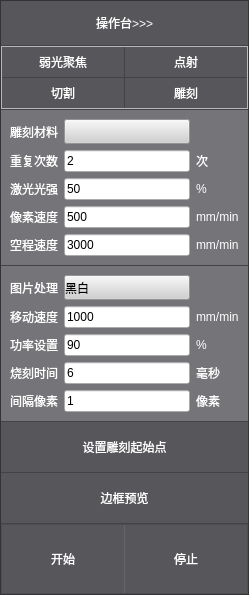
<?xml version="1.0" encoding="UTF-8"?>
<ui version="4.0">
 <class>BC_ExpertForm</class>
 <widget class="QWidget" name="BC_ExpertForm">
  <property name="geometry">
   <rect>
    <x>0</x>
    <y>0</y>
    <width>249</width>
    <height>595</height>
   </rect>
  </property>
  <property name="focusPolicy">
   <enum>Qt::ClickFocus</enum>
  </property>
  <property name="windowTitle">
   <string>Form</string>
  </property>
  <layout class="QVBoxLayout" name="verticalLayout">
   <property name="spacing">
    <number>0</number>
   </property>
   <property name="leftMargin">
    <number>0</number>
   </property>
   <property name="topMargin">
    <number>0</number>
   </property>
   <property name="rightMargin">
    <number>0</number>
   </property>
   <property name="bottomMargin">
    <number>0</number>
   </property>
   <item>
    <widget class="QFrame" name="framePannel">
     <property name="styleSheet">
      <string notr="true">QFrame#framePannel {
	
	background-color: rgb(67, 66, 71);
}

QFrame#framePannel QLabel{	
	color: rgb(255, 255, 255);
	font: 9pt &quot;微软雅黑&quot;;
}
QFrame#framePannel QProgressBar{	
	color: rgb(255, 255, 255);
	font: 9pt &quot;微软雅黑&quot;;
}
QFrame#framePrint{
	
	background-color: rgb(101, 101, 101);
}
QFrame#frameControl{
	border:none;
	background-color: rgb(117, 117, 121);
}
QFrame#frameCarving{
	border:none;
	background-color: rgb(117, 117, 121);
}
QFrame#frameOperation{
	border:none;
	background-color: rgb(117, 117, 121);
}

QSlider {
	max-width:50px;
    padding: 2px;
    height: 40px;
	background-color: rgb(87, 87, 91);
	
	font: 9pt &quot;微软雅黑&quot;;
	color: rgb(255, 255, 255);
}

QSlider::groove:horizontal {
    subcontrol-origin: content;
    
	background-color: rgb(87, 87, 91);
    height: 26px;
}

QSlider::handle:horizontal {
    background-color: rgb(250, 250, 250);
    width: 26px;
	height:26px;
    border-radius: 13px;
    
}

QSlider::sub-page:horizontal {
    
	background-color: rgb(126, 126, 126);
    margin: 1px;
    border-radius: 5px;
}

QSlider::add-page:horizontal {
    background-color: rgb(126, 126, 126);
    margin: 1px;
    border-radius: 5px;
}



QFrame#framePannel QPushButton{
	border:none;
	
	background-color: rgb(87, 86, 91);
	color: rgb(255, 255, 255);
	font: 9pt &quot;微软雅黑&quot;;
}



QFrame#framePannel QPushButton:hover{
	border:none;
	color: rgb(255, 255, 255);
	font: 9pt &quot;微软雅黑&quot;;
	background-color: rgb(107, 106, 101);
}
QFrame#framePannel QPushButton:pressed{
	border:none;
	color: rgb(255, 255, 255);
	font: 9pt &quot;微软雅黑&quot;;
	background-color: rgb(59, 58, 63);
}
QFrame#framePannel QPushButton:disabled{
	border:none;
	color: rgb(255, 255, 255);
	font: 9pt &quot;微软雅黑&quot;;
	background-color: rgb(130, 130, 130);
}


QComboBox
{
	background-color: rgb(207, 207, 208);
    spacing: 5px; /* indicator 和 text 的间隔 */
}
QComboBox::drop-down {
    subcontrol-origin: padding;
    subcontrol-position: top right;
    width: 20px;
	border:none;
	padding:3px;
}

QComboBox::down-arrow {
    
	image: url(:/Source/icon/dropdown.png);
}

</string>
     </property>
     <property name="frameShape">
      <enum>QFrame::StyledPanel</enum>
     </property>
     <property name="frameShadow">
      <enum>QFrame::Raised</enum>
     </property>
     <layout class="QVBoxLayout" name="verticalLayout_2" stretch="7,10,24,24,5,5,11">
      <property name="spacing">
       <number>1</number>
      </property>
      <property name="leftMargin">
       <number>0</number>
      </property>
      <property name="topMargin">
       <number>0</number>
      </property>
      <property name="rightMargin">
       <number>0</number>
      </property>
      <property name="bottomMargin">
       <number>0</number>
      </property>
      <item>
       <widget class="QFrame" name="frameOperation">
        <property name="sizePolicy">
         <sizepolicy hsizetype="Preferred" vsizetype="Expanding">
          <horstretch>0</horstretch>
          <verstretch>0</verstretch>
         </sizepolicy>
        </property>
        <property name="frameShape">
         <enum>QFrame::StyledPanel</enum>
        </property>
        <property name="frameShadow">
         <enum>QFrame::Raised</enum>
        </property>
        <layout class="QHBoxLayout" name="horizontalLayout_2">
         <property name="spacing">
          <number>0</number>
         </property>
         <property name="leftMargin">
          <number>0</number>
         </property>
         <property name="topMargin">
          <number>0</number>
         </property>
         <property name="rightMargin">
          <number>0</number>
         </property>
         <property name="bottomMargin">
          <number>0</number>
         </property>
         <item>
          <widget class="QPushButton" name="btnOpenPanel">
           <property name="sizePolicy">
            <sizepolicy hsizetype="Minimum" vsizetype="Expanding">
             <horstretch>0</horstretch>
             <verstretch>0</verstretch>
            </sizepolicy>
           </property>
           <property name="minimumSize">
            <size>
             <width>0</width>
             <height>0</height>
            </size>
           </property>
           <property name="text">
            <string>操作台&gt;&gt;&gt;</string>
           </property>
          </widget>
         </item>
        </layout>
       </widget>
      </item>
      <item>
       <widget class="QFrame" name="frame">
        <property name="sizePolicy">
         <sizepolicy hsizetype="Preferred" vsizetype="Expanding">
          <horstretch>0</horstretch>
          <verstretch>0</verstretch>
         </sizepolicy>
        </property>
        <property name="maximumSize">
         <size>
          <width>16777215</width>
          <height>111</height>
         </size>
        </property>
        <property name="frameShape">
         <enum>QFrame::StyledPanel</enum>
        </property>
        <property name="frameShadow">
         <enum>QFrame::Raised</enum>
        </property>
        <layout class="QGridLayout" name="gridLayout">
         <property name="leftMargin">
          <number>0</number>
         </property>
         <property name="topMargin">
          <number>0</number>
         </property>
         <property name="rightMargin">
          <number>0</number>
         </property>
         <property name="bottomMargin">
          <number>0</number>
         </property>
         <property name="spacing">
          <number>1</number>
         </property>
         <item row="0" column="1">
          <widget class="QPushButton" name="btnPointLaser">
           <property name="sizePolicy">
            <sizepolicy hsizetype="Minimum" vsizetype="Expanding">
             <horstretch>0</horstretch>
             <verstretch>0</verstretch>
            </sizepolicy>
           </property>
           <property name="text">
            <string>点射</string>
           </property>
          </widget>
         </item>
         <item row="1" column="0">
          <widget class="QPushButton" name="btnSlicer">
           <property name="sizePolicy">
            <sizepolicy hsizetype="Minimum" vsizetype="Expanding">
             <horstretch>0</horstretch>
             <verstretch>0</verstretch>
            </sizepolicy>
           </property>
           <property name="text">
            <string>切割</string>
           </property>
          </widget>
         </item>
         <item row="1" column="1">
          <widget class="QPushButton" name="btnCarve">
           <property name="sizePolicy">
            <sizepolicy hsizetype="Minimum" vsizetype="Expanding">
             <horstretch>0</horstretch>
             <verstretch>0</verstretch>
            </sizepolicy>
           </property>
           <property name="text">
            <string>雕刻</string>
           </property>
          </widget>
         </item>
         <item row="0" column="0">
          <widget class="QPushButton" name="btnPower">
           <property name="sizePolicy">
            <sizepolicy hsizetype="Minimum" vsizetype="Expanding">
             <horstretch>0</horstretch>
             <verstretch>0</verstretch>
            </sizepolicy>
           </property>
           <property name="text">
            <string>弱光聚焦</string>
           </property>
          </widget>
         </item>
        </layout>
       </widget>
      </item>
      <item>
       <widget class="QFrame" name="frameControl">
        <property name="sizePolicy">
         <sizepolicy hsizetype="Preferred" vsizetype="Expanding">
          <horstretch>0</horstretch>
          <verstretch>0</verstretch>
         </sizepolicy>
        </property>
        <property name="frameShape">
         <enum>QFrame::StyledPanel</enum>
        </property>
        <property name="frameShadow">
         <enum>QFrame::Raised</enum>
        </property>
        <layout class="QGridLayout" name="gridLayout_2">
         <item row="1" column="0">
          <widget class="QLabel" name="label">
           <property name="text">
            <string>雕刻材料</string>
           </property>
          </widget>
         </item>
         <item row="5" column="1">
          <widget class="QLineEdit" name="lineEditSpaceSpeed">
           <property name="text">
            <string>3000</string>
           </property>
          </widget>
         </item>
         <item row="5" column="2">
          <widget class="QLabel" name="label_8">
           <property name="text">
            <string>mm/min</string>
           </property>
          </widget>
         </item>
         <item row="3" column="1">
          <widget class="QLineEdit" name="lineEditPower">
           <property name="text">
            <string>50</string>
           </property>
          </widget>
         </item>
         <item row="2" column="2">
          <widget class="QLabel" name="label_6">
           <property name="text">
            <string>次</string>
           </property>
          </widget>
         </item>
         <item row="2" column="0">
          <widget class="QLabel" name="label_2">
           <property name="text">
            <string>重复次数</string>
           </property>
          </widget>
         </item>
         <item row="3" column="2">
          <widget class="QLabel" name="label_10">
           <property name="text">
            <string>%</string>
           </property>
          </widget>
         </item>
         <item row="2" column="1">
          <widget class="QLineEdit" name="lineEditRepeat">
           <property name="text">
            <string>2</string>
           </property>
          </widget>
         </item>
         <item row="4" column="1">
          <widget class="QLineEdit" name="lineEditPixSpeed">
           <property name="text">
            <string>500</string>
           </property>
          </widget>
         </item>
         <item row="3" column="0">
          <widget class="QLabel" name="label_3">
           <property name="text">
            <string>激光光强</string>
           </property>
          </widget>
         </item>
         <item row="4" column="0">
          <widget class="QLabel" name="label_4">
           <property name="text">
            <string>像素速度</string>
           </property>
          </widget>
         </item>
         <item row="4" column="2">
          <widget class="QLabel" name="label_7">
           <property name="text">
            <string>mm/min</string>
           </property>
          </widget>
         </item>
         <item row="1" column="1">
          <widget class="QComboBox" name="comboMaterial">
           <property name="minimumSize">
            <size>
             <width>0</width>
             <height>25</height>
            </size>
           </property>
           <property name="focusPolicy">
            <enum>Qt::NoFocus</enum>
           </property>
          </widget>
         </item>
         <item row="5" column="0">
          <widget class="QLabel" name="label_5">
           <property name="text">
            <string>空程速度</string>
           </property>
          </widget>
         </item>
        </layout>
       </widget>
      </item>
      <item>
       <widget class="QFrame" name="frameCarving">
        <property name="frameShape">
         <enum>QFrame::StyledPanel</enum>
        </property>
        <property name="frameShadow">
         <enum>QFrame::Raised</enum>
        </property>
        <layout class="QGridLayout" name="gridLayout_3">
         <item row="1" column="2">
          <widget class="QLabel" name="label_11">
           <property name="text">
            <string>mm/min</string>
           </property>
          </widget>
         </item>
         <item row="1" column="0">
          <widget class="QLabel" name="label_9">
           <property name="text">
            <string>移动速度</string>
           </property>
          </widget>
         </item>
         <item row="3" column="0">
          <widget class="QLabel" name="label_13">
           <property name="text">
            <string>烧刻时间</string>
           </property>
          </widget>
         </item>
         <item row="1" column="1">
          <widget class="QLineEdit" name="lineEditCarvSpeed">
           <property name="text">
            <string>1000</string>
           </property>
          </widget>
         </item>
         <item row="2" column="1">
          <widget class="QLineEdit" name="lineEditCarvPiwer">
           <property name="text">
            <string>90</string>
           </property>
          </widget>
         </item>
         <item row="4" column="1">
          <widget class="QLineEdit" name="lineEditCarvPixcel">
           <property name="text">
            <string>1</string>
           </property>
          </widget>
         </item>
         <item row="2" column="0">
          <widget class="QLabel" name="label_12">
           <property name="text">
            <string>功率设置</string>
           </property>
          </widget>
         </item>
         <item row="4" column="2">
          <widget class="QLabel" name="label_17">
           <property name="text">
            <string>像素</string>
           </property>
          </widget>
         </item>
         <item row="3" column="1">
          <widget class="QLineEdit" name="lineEditCarvTime">
           <property name="text">
            <string>6</string>
           </property>
          </widget>
         </item>
         <item row="4" column="0">
          <widget class="QLabel" name="label_14">
           <property name="text">
            <string>间隔像素</string>
           </property>
          </widget>
         </item>
         <item row="3" column="2">
          <widget class="QLabel" name="label_16">
           <property name="text">
            <string>毫秒</string>
           </property>
          </widget>
         </item>
         <item row="2" column="2">
          <widget class="QLabel" name="label_15">
           <property name="text">
            <string>%</string>
           </property>
          </widget>
         </item>
         <item row="0" column="0">
          <widget class="QLabel" name="label_18">
           <property name="text">
            <string>图片处理</string>
           </property>
          </widget>
         </item>
         <item row="0" column="1">
          <widget class="QComboBox" name="comboBoxPicType">
           <property name="minimumSize">
            <size>
             <width>0</width>
             <height>25</height>
            </size>
           </property>
           <item>
            <property name="text">
             <string>黑白</string>
            </property>
           </item>
           <item>
            <property name="text">
             <string>灰度</string>
            </property>
           </item>
          </widget>
         </item>
        </layout>
       </widget>
      </item>
      <item>
       <widget class="QPushButton" name="btnSetHome">
        <property name="sizePolicy">
         <sizepolicy hsizetype="Minimum" vsizetype="Expanding">
          <horstretch>0</horstretch>
          <verstretch>0</verstretch>
         </sizepolicy>
        </property>
        <property name="minimumSize">
         <size>
          <width>0</width>
          <height>50</height>
         </size>
        </property>
        <property name="text">
         <string>设置雕刻起始点</string>
        </property>
       </widget>
      </item>
      <item>
       <widget class="QPushButton" name="btnPreview">
        <property name="sizePolicy">
         <sizepolicy hsizetype="Minimum" vsizetype="Expanding">
          <horstretch>0</horstretch>
          <verstretch>0</verstretch>
         </sizepolicy>
        </property>
        <property name="minimumSize">
         <size>
          <width>0</width>
          <height>50</height>
         </size>
        </property>
        <property name="text">
         <string>边框预览</string>
        </property>
       </widget>
      </item>
      <item>
       <widget class="QFrame" name="framePrint">
        <property name="sizePolicy">
         <sizepolicy hsizetype="Preferred" vsizetype="Expanding">
          <horstretch>0</horstretch>
          <verstretch>0</verstretch>
         </sizepolicy>
        </property>
        <property name="frameShape">
         <enum>QFrame::StyledPanel</enum>
        </property>
        <property name="frameShadow">
         <enum>QFrame::Raised</enum>
        </property>
        <layout class="QHBoxLayout" name="horizontalLayout_3">
         <property name="spacing">
          <number>1</number>
         </property>
         <property name="leftMargin">
          <number>0</number>
         </property>
         <property name="topMargin">
          <number>0</number>
         </property>
         <property name="rightMargin">
          <number>0</number>
         </property>
         <property name="bottomMargin">
          <number>0</number>
         </property>
         <item>
          <widget class="QPushButton" name="btnStart">
           <property name="sizePolicy">
            <sizepolicy hsizetype="Expanding" vsizetype="Expanding">
             <horstretch>0</horstretch>
             <verstretch>0</verstretch>
            </sizepolicy>
           </property>
           <property name="minimumSize">
            <size>
             <width>0</width>
             <height>50</height>
            </size>
           </property>
           <property name="maximumSize">
            <size>
             <width>16777215</width>
             <height>96666</height>
            </size>
           </property>
           <property name="text">
            <string>开始</string>
           </property>
           <property name="icon">
            <iconset resource="../icon.qrc">
             <normaloff>:/Source/icon/print_begin.png</normaloff>:/Source/icon/print_begin.png</iconset>
           </property>
          </widget>
         </item>
         <item>
          <widget class="QPushButton" name="btnStop">
           <property name="sizePolicy">
            <sizepolicy hsizetype="Expanding" vsizetype="Expanding">
             <horstretch>0</horstretch>
             <verstretch>0</verstretch>
            </sizepolicy>
           </property>
           <property name="minimumSize">
            <size>
             <width>0</width>
             <height>50</height>
            </size>
           </property>
           <property name="maximumSize">
            <size>
             <width>16777215</width>
             <height>9666</height>
            </size>
           </property>
           <property name="text">
            <string>停止</string>
           </property>
           <property name="icon">
            <iconset resource="../icon.qrc">
             <normaloff>:/Source/icon/print_cancle.png</normaloff>:/Source/icon/print_cancle.png</iconset>
           </property>
          </widget>
         </item>
        </layout>
       </widget>
      </item>
     </layout>
    </widget>
   </item>
  </layout>
 </widget>
 <resources>
  <include location="../icon.qrc"/>
 </resources>
 <connections/>
</ui>
